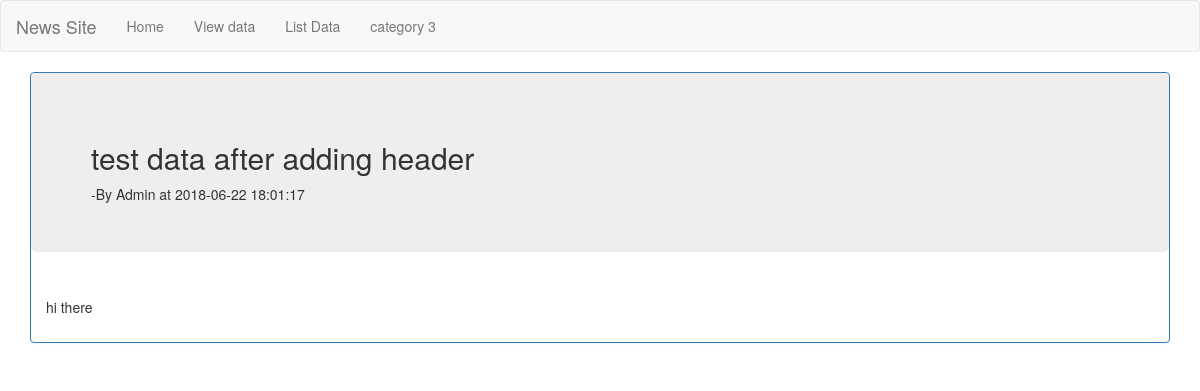
Page /news-site-updated-master/singleview.php?id=19 on the committed database.
### tables this page shows
CREATE TABLE `test` (
  `id` int(11) NOT NULL,
  `heading` text NOT NULL,
  `summertext` longtext NOT NULL,
  `datetime` timestamp NOT NULL DEFAULT CURRENT_TIMESTAMP,
  `del` int(1) NOT NULL DEFAULT '0'
);

### news-site-updated-master/singleview.php (the view, shortened to what this page needs)
<!DOCTYPE html>
<?php $id = $_GET['id']; ?>
<html lang="en">
<head>
    <link href="css/bootstrap.min.css" rel="stylesheet">
    <link href="css/bootstrap.css" rel="stylesheet">
</head>
<body>
<nav class="navbar navbar-default">
    <div class="container-fluid">
        <div class="navbar-header">
            <a class="navbar-brand" href="index.php">News Site</a>
        </div>
        <ul class="nav navbar-nav">
            <li><a href="home.php">Home</a></li>
            <li><a href="viewdata.php">View data</a></li>
            <li><a href="listdata.php">List Data</a></li>
            <li><a href="#">category 3</a></li>
        </ul>
    </div>
</nav>
<div class="container">
        <?php
            require 'config.php';
            $statement="select * from test where id='$id'";
            $result = mysqli_query($conn, $statement);
            if (mysqli_num_rows($result) > 0)
            {
                while($row = mysqli_fetch_assoc($result))
                {
                    echo "<div class='panel-group'><div class='panel panel-primary'><div class='jumbotron'><h2>".$row['heading']."</h2> -By Admin at " .$row['datetime']."</div><div class='panel-body'>".$row['summertext'] ."</div></div></div>";
                }
            }
            else
            {
                echo "Nothing found in db";
            }
        ?>
</div>
</body>
</html>

### rows in the picture
test: heading "test data after adding header", datetime "2018-06-22 18:01:17", summertext "hi there"
